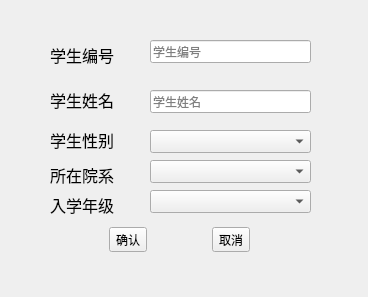
<?xml version="1.0" encoding="UTF-8"?>
<ui version="4.0">
 <class>ModifyStuWidget</class>
 <widget class="QWidget" name="ModifyStuWidget">
  <property name="geometry">
   <rect>
    <x>0</x>
    <y>0</y>
    <width>368</width>
    <height>297</height>
   </rect>
  </property>
  <property name="windowTitle">
   <string>修改学生信息</string>
  </property>
  <property name="windowIcon">
   <iconset resource="SIMS_res.qrc">
    <normaloff>:/SIM_System_Pics/resources/icon_login_2.png</normaloff>:/SIM_System_Pics/resources/icon_login_2.png</iconset>
  </property>
  <widget class="QLabel" name="label">
   <property name="geometry">
    <rect>
     <x>50</x>
     <y>40</y>
     <width>91</width>
     <height>31</height>
    </rect>
   </property>
   <property name="text">
    <string>&lt;html&gt;&lt;head/&gt;&lt;body&gt;&lt;p&gt;&lt;span style=&quot; font-size:12pt;&quot;&gt;学生编号&lt;/span&gt;&lt;/p&gt;&lt;/body&gt;&lt;/html&gt;</string>
   </property>
  </widget>
  <widget class="QLabel" name="label_2">
   <property name="geometry">
    <rect>
     <x>50</x>
     <y>80</y>
     <width>81</width>
     <height>41</height>
    </rect>
   </property>
   <property name="text">
    <string>&lt;html&gt;&lt;head/&gt;&lt;body&gt;&lt;p&gt;&lt;span style=&quot; font-size:12pt;&quot;&gt;学生姓名&lt;/span&gt;&lt;/p&gt;&lt;/body&gt;&lt;/html&gt;</string>
   </property>
  </widget>
  <widget class="QLabel" name="label_3">
   <property name="geometry">
    <rect>
     <x>50</x>
     <y>120</y>
     <width>81</width>
     <height>41</height>
    </rect>
   </property>
   <property name="text">
    <string>&lt;html&gt;&lt;head/&gt;&lt;body&gt;&lt;p&gt;&lt;span style=&quot; font-size:12pt;&quot;&gt;学生性别&lt;/span&gt;&lt;/p&gt;&lt;/body&gt;&lt;/html&gt;</string>
   </property>
  </widget>
  <widget class="QLabel" name="label_4">
   <property name="geometry">
    <rect>
     <x>50</x>
     <y>160</y>
     <width>81</width>
     <height>31</height>
    </rect>
   </property>
   <property name="text">
    <string>&lt;html&gt;&lt;head/&gt;&lt;body&gt;&lt;p&gt;&lt;span style=&quot; font-size:12pt;&quot;&gt;所在院系&lt;/span&gt;&lt;/p&gt;&lt;/body&gt;&lt;/html&gt;</string>
   </property>
  </widget>
  <widget class="QLabel" name="label_5">
   <property name="geometry">
    <rect>
     <x>50</x>
     <y>190</y>
     <width>81</width>
     <height>31</height>
    </rect>
   </property>
   <property name="text">
    <string>&lt;html&gt;&lt;head/&gt;&lt;body&gt;&lt;p&gt;&lt;span style=&quot; font-size:12pt;&quot;&gt;入学年级&lt;/span&gt;&lt;/p&gt;&lt;/body&gt;&lt;/html&gt;</string>
   </property>
  </widget>
  <widget class="QLineEdit" name="SnoEdit">
   <property name="geometry">
    <rect>
     <x>150</x>
     <y>40</y>
     <width>161</width>
     <height>23</height>
    </rect>
   </property>
   <property name="readOnly">
    <bool>true</bool>
   </property>
   <property name="placeholderText">
    <string>学生编号</string>
   </property>
  </widget>
  <widget class="QLineEdit" name="NameEdit">
   <property name="geometry">
    <rect>
     <x>150</x>
     <y>90</y>
     <width>161</width>
     <height>23</height>
    </rect>
   </property>
   <property name="placeholderText">
    <string>学生姓名</string>
   </property>
  </widget>
  <widget class="QComboBox" name="SexBox">
   <property name="geometry">
    <rect>
     <x>150</x>
     <y>130</y>
     <width>161</width>
     <height>23</height>
    </rect>
   </property>
  </widget>
  <widget class="QComboBox" name="DeptBox">
   <property name="geometry">
    <rect>
     <x>150</x>
     <y>160</y>
     <width>161</width>
     <height>23</height>
    </rect>
   </property>
  </widget>
  <widget class="QComboBox" name="GradeBox">
   <property name="geometry">
    <rect>
     <x>150</x>
     <y>190</y>
     <width>161</width>
     <height>23</height>
    </rect>
   </property>
  </widget>
  <widget class="QWidget" name="widget" native="true">
   <property name="geometry">
    <rect>
     <x>50</x>
     <y>220</y>
     <width>261</width>
     <height>40</height>
    </rect>
   </property>
   <layout class="QHBoxLayout" name="horizontalLayout">
    <item>
     <widget class="QToolButton" name="ConfirmButton">
      <property name="text">
       <string>确认</string>
      </property>
     </widget>
    </item>
    <item>
     <widget class="QToolButton" name="QuitButton">
      <property name="text">
       <string>取消</string>
      </property>
     </widget>
    </item>
   </layout>
  </widget>
 </widget>
 <resources>
  <include location="SIMS_res.qrc"/>
 </resources>
 <connections/>
</ui>
